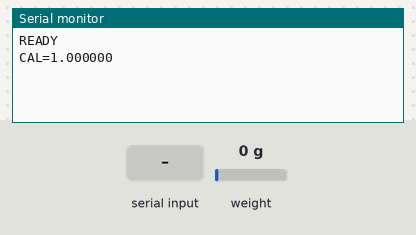
The sketch below on a simulated Arduino Uno, built with avr-gcc and run on an emulated ATmega328P. Parts: the last lines printed to the serial monitor. Inputs (shaded band) come from the test bench; at power-on: weight on the scale 0 g. EEPROM starts erased.

Above: at 2.2 s.
2.3 s: "TARE\n" received over Serial
At 4.5 s:
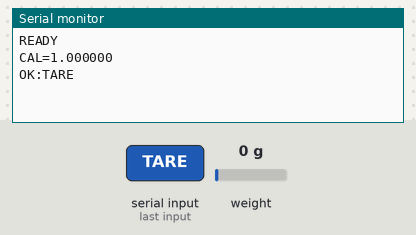
4.8 s: "CAL:\n" received over Serial
At 5.8 s:
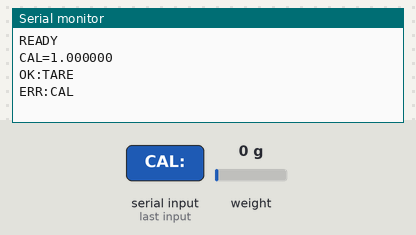
6.3 s: "STREAM:\n" received over Serial
At 7.0 s:
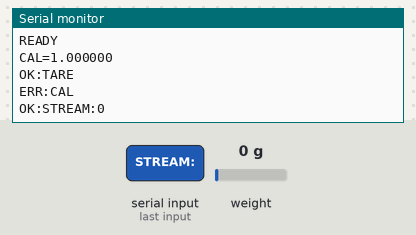
7.8 s: "90,45\n" received over Serial
At 8.1 s:
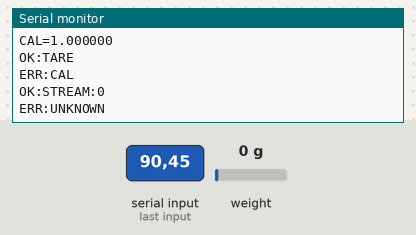
9.3 s: "CAL:90\n" received over Serial
At 9.7 s:
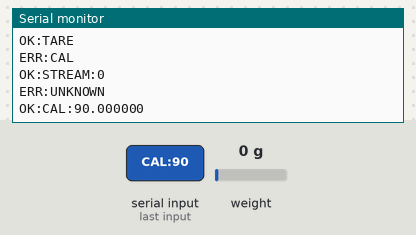
10.8 s: "STREAM:90\n" received over Serial
At 11.7 s:
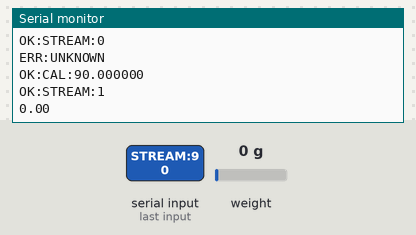

The sketch:

Load_Cell_plot.ino
```cpp
#include "HX711.h"
#include <EEPROM.h>

const int LOADCELL_DOUT_PIN = 2;
const int LOADCELL_SCK_PIN  = 3;

HX711 scale;

// EEPROM address to store float calibration factor
const int EEPROM_ADDR = 0;

float calibFactor = 1.0f;          // grams per raw-unit (depends on library convention)
bool streaming = false;
const unsigned long STREAM_MS = 50; // 20 Hz

unsigned long lastStream = 0;

float readEEPROMFloat(int addr) {
  float val;
  EEPROM.get(addr, val);
  // Basic sanity check
  if (!isfinite(val) || val == 0.0f) return 1.0f;
  return val;
}

void writeEEPROMFloat(int addr, float val) {
  EEPROM.put(addr, val);
}

long readRawAverage(int n) {
  // HX711 library: scale.read_average(n) gives raw average
  return scale.read_average(n);
}

void setup() {
  Serial.begin(115200);
  scale.begin(LOADCELL_DOUT_PIN, LOADCELL_SCK_PIN);

  // Load saved calibration factor
  calibFactor = readEEPROMFloat(EEPROM_ADDR);

  // IMPORTANT:
  // In HX711 library, set_scale(factor) means: get_units() = (raw - offset) / factor
  // So "factor" is typically counts-per-unit.
  // We'll store "counts-per-gram" as calibFactor.
  scale.set_scale(calibFactor);

  // Tare at startup
  scale.tare();

  Serial.println("READY");
  Serial.print("CAL=");
  Serial.println(calibFactor, 6);
}

String readLine() {
  static String s = "";
  while (Serial.available()) {
    char c = (char)Serial.read();
    if (c == '\n') {
      String out = s;
      s = "";
      out.trim();
      return out;
    } else if (c != '\r') {
      s += c;
    }
  }
  return "";
}

void processCommand(const String &cmd) {
  if (cmd.length() == 0) return;

  if (cmd == "TARE") {
    scale.tare();
    Serial.println("OK:TARE");
    return;
  }

  if (cmd == "RAW") {
    long raw = readRawAverage(1000);
    Serial.print("RAW:");
    Serial.println(raw);
    return;
  }

  if (cmd.startsWith("CAL:")) {
    String valStr = cmd.substring(4);
    float f = valStr.toFloat();
    if (isfinite(f) && f != 0.0f) {
      calibFactor = f;
      scale.set_scale(calibFactor);
      writeEEPROMFloat(EEPROM_ADDR, calibFactor);
      Serial.print("OK:CAL:");
      Serial.println(calibFactor, 6);
    } else {
      Serial.println("ERR:CAL");
    }
    return;
  }

  if (cmd.startsWith("STREAM:")) {
    int on = cmd.substring(7).toInt();
    streaming = (on != 0);
    Serial.print("OK:STREAM:");
    Serial.println(streaming ? 1 : 0);
    return;
  }

  Serial.println("ERR:UNKNOWN");
}

void loop() {
  // Handle incoming serial commands
  String cmd = readLine();
  if (cmd.length() > 0) processCommand(cmd);

  // Stream grams
  if (streaming) {
    unsigned long now = millis();
    if (now - lastStream >= STREAM_MS) {
      lastStream = now;
      // get_units() returns (raw - offset) / scale_factor
      // If scale_factor = counts-per-gram, then result is grams.
      float grams = scale.get_units(5);
      Serial.println(grams, 2);
    }
  }
}
```

Measured:
- after the input at 2.3 s, the serial monitor: prints a new line after 1.0 s (image 1)
- after the input at 4.8 s, the serial monitor: prints a new line at once (image 2)
- after the input at 6.3 s, the serial monitor: prints a new line at once (image 3)
- after the input at 7.8 s, the serial monitor: prints a new line at once (image 4)
- after the input at 9.3 s, the serial monitor: prints a new line at once (image 5)
- after the input at 10.8 s, the serial monitor: prints a new line at once (image 6)
